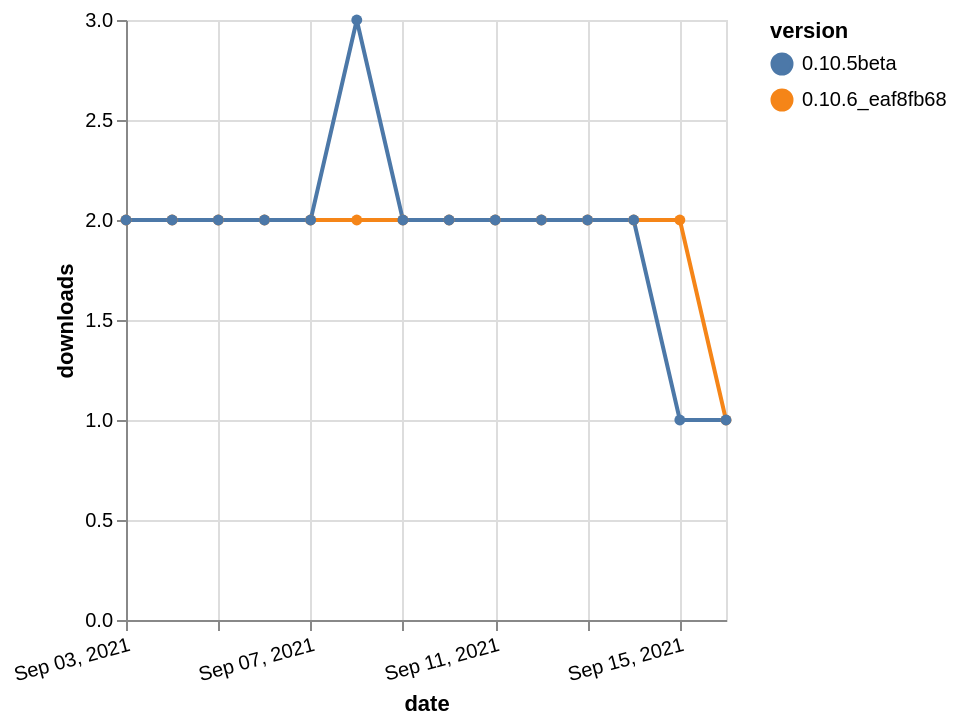

Here is the Vega-Lite specification saved for this chart:
### Vega-Lite specification from a JSON file in a GitHub repository (floating-point values rounded to 4 significant figures)
{"$schema": "https://vega.github.io/schema/vega-lite/v5.json", "description": "A simple bar chart with embedded data.", "data": {"values": [{"date": "2021-09-03", "total": 8685, "delta": 2, "version": "0.10.6_eaf8fb68"}, {"date": "2021-09-04", "total": 8687, "delta": 2, "version": "0.10.6_eaf8fb68"}, {"date": "2021-09-05", "total": 8689, "delta": 2, "version": "0.10.6_eaf8fb68"}, {"date": "2021-09-06", "total": 8691, "delta": 2, "version": "0.10.6_eaf8fb68"}, {"date": "2021-09-07", "total": 8693, "delta": 2, "version": "0.10.6_eaf8fb68"}, {"date": "2021-09-08", "total": 8695, "delta": 2, "version": "0.10.6_eaf8fb68"}, {"date": "2021-09-09", "total": 8697, "delta": 2, "version": "0.10.6_eaf8fb68"}, {"date": "2021-09-10", "total": 8699, "delta": 2, "version": "0.10.6_eaf8fb68"}, {"date": "2021-09-11", "total": 8701, "delta": 2, "version": "0.10.6_eaf8fb68"}, {"date": "2021-09-12", "total": 8703, "delta": 2, "version": "0.10.6_eaf8fb68"}, {"date": "2021-09-13", "total": 8705, "delta": 2, "version": "0.10.6_eaf8fb68"}, {"date": "2021-09-14", "total": 8707, "delta": 2, "version": "0.10.6_eaf8fb68"}, {"date": "2021-09-15", "total": 8709, "delta": 2, "version": "0.10.6_eaf8fb68"}, {"date": "2021-09-16", "total": 8710, "delta": 1, "version": "0.10.6_eaf8fb68"}, {"date": "2021-09-03", "total": 2468, "delta": 2, "version": "0.10.5beta"}, {"date": "2021-09-04", "total": 2470, "delta": 2, "version": "0.10.5beta"}, {"date": "2021-09-05", "total": 2472, "delta": 2, "version": "0.10.5beta"}, {"date": "2021-09-06", "total": 2474, "delta": 2, "version": "0.10.5beta"}, {"date": "2021-09-07", "total": 2476, "delta": 2, "version": "0.10.5beta"}, {"date": "2021-09-08", "total": 2479, "delta": 3, "version": "0.10.5beta"}, {"date": "2021-09-09", "total": 2481, "delta": 2, "version": "0.10.5beta"}, {"date": "2021-09-10", "total": 2483, "delta": 2, "version": "0.10.5beta"}, {"date": "2021-09-11", "total": 2485, "delta": 2, "version": "0.10.5beta"}, {"date": "2021-09-12", "total": 2487, "delta": 2, "version": "0.10.5beta"}, {"date": "2021-09-13", "total": 2489, "delta": 2, "version": "0.10.5beta"}, {"date": "2021-09-14", "total": 2491, "delta": 2, "version": "0.10.5beta"}, {"date": "2021-09-15", "total": 2492, "delta": 1, "version": "0.10.5beta"}, {"date": "2021-09-16", "total": 2493, "delta": 1, "version": "0.10.5beta"}]}, "width": "container", "mark": {"type": "line", "point": {"filled": true}}, "encoding": {"x": {"field": "date", "type": "temporal", "timeUnit": "yearmonthdate", "title": "date", "axis": {"labelAngle": -15}}, "y": {"field": "delta", "type": "quantitative", "title": "downloads"}, "color": {"field": "version", "type": "nominal"}, "tooltip": {"field": "delta"}}}
